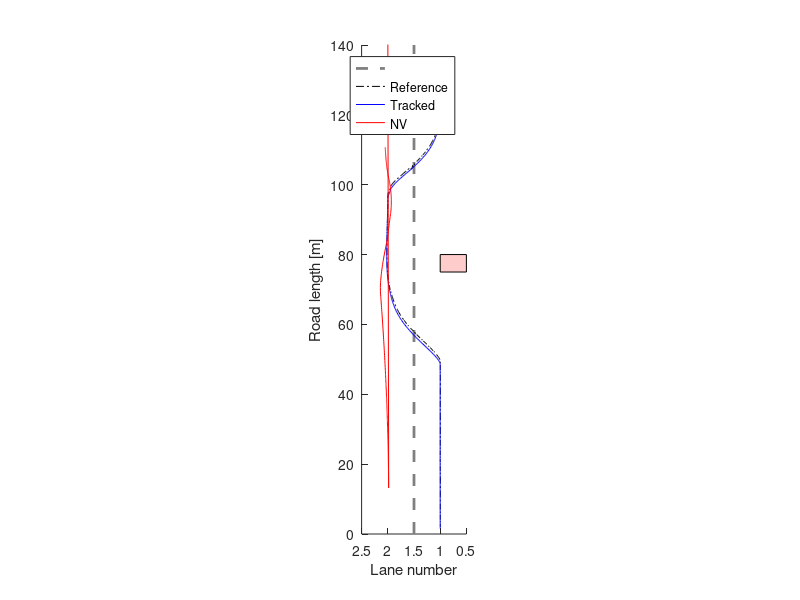
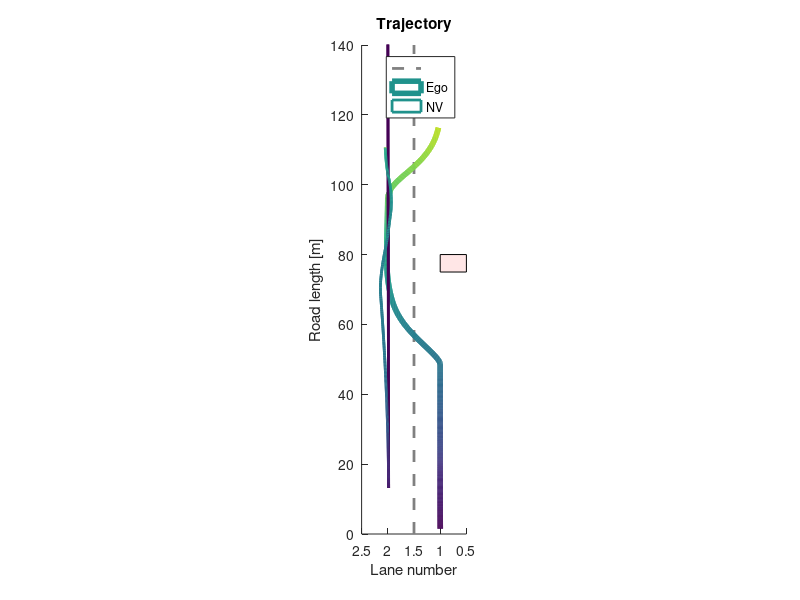

These figures' MATLAB source, in order: (Note: this script raises an error after producing the figures.)
% Viranjan Bhattacharyya
% EMC2 Lab Clemson University

clear, clc, close all

% log_data = load("log_jb3.txt");
% log_data = load("log_vb2.txt");
% log_data = load("log_az2.txt");
log_data = load("log.txt");
%%
% start = 108;
% fin = 491;
% start = 95;
% fin = 742;
% start = 210;
% fin = 909;
start = 4;
fin = length(log_data);
X = log_data(start:fin, 1:5);
X_ref = log_data(start:fin, 7:11);
Ua = log_data(start:fin, 12);
Ul = log_data(start:fin, 13);
X_nv = log_data(start:fin, 15:18);
X_obs = log_data(start:fin, 20);
roadlength = 140;
%%
figure(1)
set (gca,'DataAspectRatio',[1 15 1],'Xdir','reverse','Xlim',[0.5 2.5],'Ylim',[0 roadlength])
hold on 
plot([1.5 1.5],[0 roadlength],'--','LineWidth',2,'Color',[0.5 0.5 0.5]) % lane marking
plot(X_ref(:,4),X_ref(:,1),'-.k')
plot(X(:,4),X(:,1),'b')
plot(X_nv(:,4),X_nv(:,1),'r')
rectangle('Position',[0.5 (X_obs(1)-5) 0.5 5],'FaceColor',[1 0.8 0.8])
xlabel('Lane number')
ylabel('Road length [m]')
legend('','Reference','Tracked','NV')
%%
figure(2)
set (gca,'DataAspectRatio',[1 15 1],'Xdir','reverse','Xlim',[0.5 2.5],'Ylim',[0 roadlength])
hold on 
plot([1.5 1.5],[0 roadlength],'--','LineWidth',2,'Color',[0.5 0.5 0.5]) % lane marking
l = X(:,4)';
s = X(:,1)';
z = zeros(size(s));
col = 1:(fin - start + 1);
surface([l;l],[s;s],[z;z],[col;col],...
        'facecol','no',...
        'edgecol','interp',...
        'linew',4);
l_nv = X_nv(:,4)';
s_nv = X_nv(:,1)';
surface([l_nv;l_nv],[s_nv;s_nv],[z;z],[col;col],...
        'facecol','no',...
        'edgecol','interp',...
        'linew',2);
rectangle('Position',[0.5 (X_obs(1)-5) 0.5 5],'FaceColor',[1 0.9 0.9])
xlabel('Lane number')
ylabel('Road length [m]')
legend('', 'Ego', 'NV')
title('Trajectory')
%%
RMSE = rmse(X_ref, X);
%%
figure(3)
subplot(211)
plot(Ua,'g')
hold on
plot(X(:,3));
ylabel('m/s^2')
legend('Command acceleration','Ego acceleration')
subplot(212)
plot(Ul,'g')
hold on
plot(X(:,4))
ylabel('Lane')
legend('Command lane', 'Ego')
%%
figure(4)
plot(Ua, 'g')
hold on
plot(X(:,3))
plot(X_ref(:,3))
ylim([-2 2])
ylabel('m/s^2')
legend('Commanded acceleration','Ego acceleration','Reference acceleration')
%%
figure(5)
plot(X(:,2))
hold on
plot(X_nv(:,2))
ylabel('m/s')
legend('Ego', 'NV')
title('Speed')
%%
figure(6)
plot(X(:,1))
hold on
plot(X_nv(:,1))
legend('Ego','NV')
ylabel('Longitudinal Position [m]')
xlabel('Time step')
%%
figure(7)
plot(X(:,4))
hold on
plot(X_nv(:,4))
legend('Ego','NV')
ylabel('Lateral Position [m]')
xlabel('Time step')